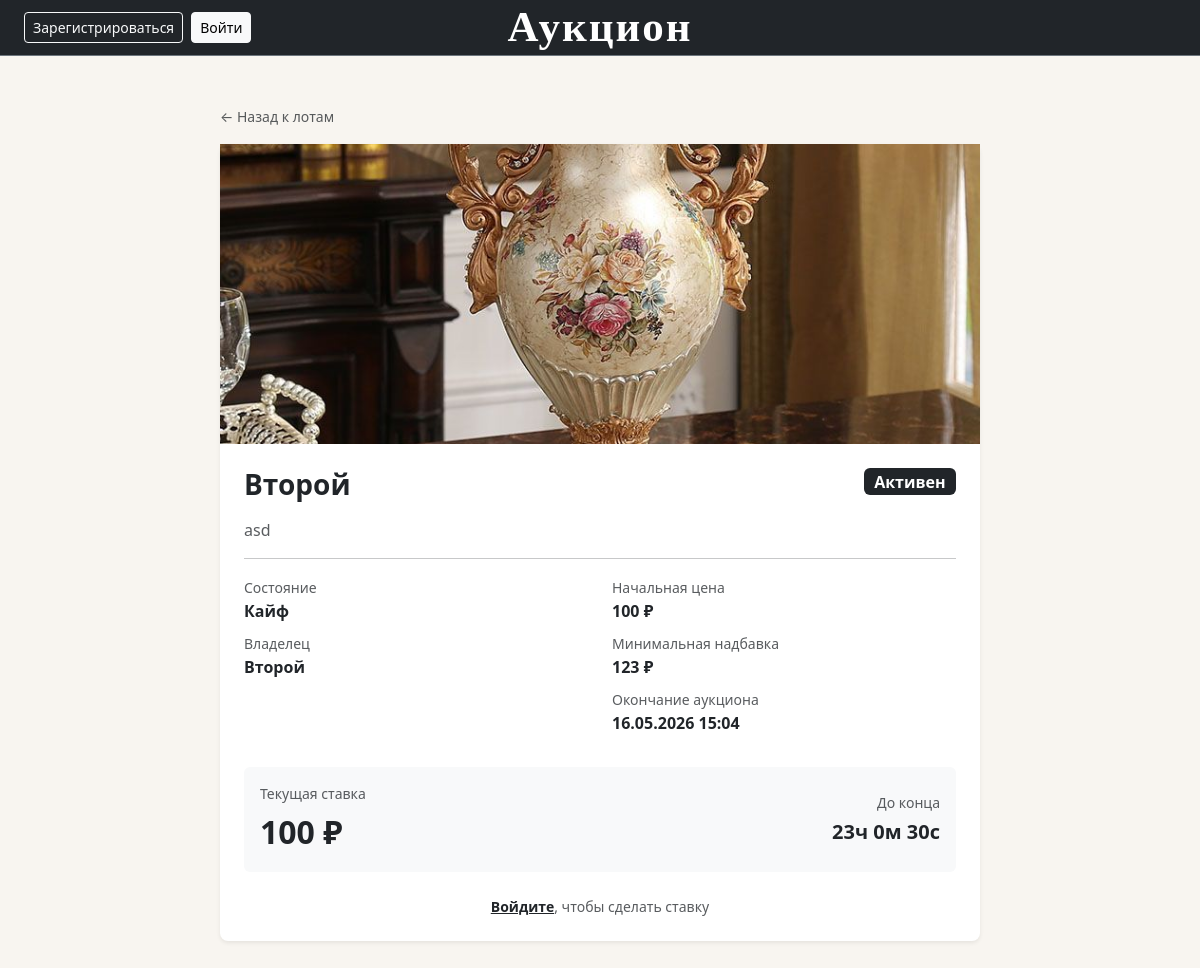
Screenshot of /lot_page/1 with the database file from the repository.
### data/lots.py (models this page shows)
class Lots(SqlAlchemyBase, SerializerMixin):
    __tablename__ = 'lots'
    id = sqlalchemy.Column(sqlalchemy.Integer,
                           primary_key=True,
                           autoincrement=True)
    name = sqlalchemy.Column(sqlalchemy.String, nullable=True) # имя лота
    file = sqlalchemy.Column(sqlalchemy.String, nullable=True) # название файла
    description = sqlalchemy.Column(sqlalchemy.String, nullable=True) # описание
    condition = sqlalchemy.Column(sqlalchemy.String, nullable=True) # состояние лота
    minimal_cost = sqlalchemy.Column(sqlalchemy.Integer, nullable=True) # минимальная цена
    minimum_premium = sqlalchemy.Column(sqlalchemy.Integer, nullable=True) # минимальная надбавка
    curr_cost = sqlalchemy.Column(sqlalchemy.Integer, nullable=True) # текущая максимальная стоимость товара
    owner_id = sqlalchemy.Column(sqlalchemy.Integer, sqlalchemy.ForeignKey("users.id")) # id собственника товара
    is_selled = sqlalchemy.Column(sqlalchemy.Boolean, default=False) # продан ли товар
    end_date = sqlalchemy.Column(sqlalchemy.DateTime, nullable=True) # дата окончания
    user = orm.relationship("User")

### data/users.py (models this page shows, shortened)
class User(SqlAlchemyBase, UserMixin, SerializerMixin):
    __tablename__ = 'users'
    id = sqlalchemy.Column(sqlalchemy.Integer, primary_key=True, autoincrement=True)
    name = sqlalchemy.Column(sqlalchemy.String, nullable=True) # имя пользователя, заполняется пользователем
    email = sqlalchemy.Column(sqlalchemy.String, index=True, unique=True, nullable=True) # его почта, заполняется пользователем
    hashed_password = sqlalchemy.Column(sqlalchemy.String, nullable=True) # пароль, заполняется пользователем
    modified_date = sqlalchemy.Column(sqlalchemy.DateTime, default=datetime.datetime.now) # дата создания
    balance = sqlalchemy.Column(sqlalchemy.Integer, autoincrement=True, default=0) # баланс, автоматически = 0
    lots = orm.relationship("Lots", back_populates='user') # связь с другой бд

### main.py (the view)
@app.route('/lot_page/<int:id>')
def lot_page(id):
    db_sess = db_session.create_session()
    try:
        lot = db_sess.query(Lots).filter(Lots.id == id).first()
        if not lot:
            abort(404)
        if lot.end_date and datetime.datetime.now() >= lot.end_date and not lot.is_selled:
            lot.is_selled = True
            db_sess.commit()
        return render_template('lot_page.html', lot=lot, csrf_tok=generate_csrf())
    finally:
        db_sess.close()

### data/db_session.py (called while the page is built)
def create_session() -> Session:
    global __factory
    return __factory()

### templates/lot_page.html (shortened to what this page needs)
{% extends "base.html" %}
{% block content %}
<div class="row justify-content-center mt-4 mb-5">
    <div class="col-md-8">
        <a href="/" class="text-muted small text-decoration-none">← Назад к лотам</a>
        <div class="card border-0 shadow-sm mt-3">
            {% if lot.file.endswith('.mp4') or lot.file.endswith('.webm') %}
                <video autoplay muted loop playsinline
                       class="card-img-top w-100"
                       style="object-fit: cover; height: 300px;">
                    <source src="{{ url_for('static', filename='img/lots_img/' + lot.file) }}" type="video/mp4">
                </video>
            {% else %}
                <img src="{{ url_for('static', filename='img/lots_img/' + lot.file) }}"
                     class="img-fluid w-100"
                     style="object-fit: cover; height: 300px;">
            {% endif %}
            <div class="card-body p-4">
                <div class="d-flex justify-content-between align-items-start mb-3">
                    <h3 class="fw-bold mb-0">{{ lot.name }}</h3>
                    {% if lot.is_selled %}
                    <span class="badge bg-secondary fs-6">Продан</span>
                    {% else %}
                    <span class="badge bg-dark fs-6">Активен</span>
                    {% endif %}
                </div>
                <p class="text-muted">{{ lot.description }}</p>
                <hr>
                <div class="row mb-3">
                    <div class="col-md-6">
                        <ul class="list-unstyled">
                            <li class="mb-2">
                                <span class="text-muted small">Состояние</span><br>
                                <span class="fw-semibold">{{ lot.condition }}</span>
                            </li>
                            <li class="mb-2">
                                <span class="text-muted small">Владелец</span><br>
                                <a href="/user/{{ lot.owner_id }}" class="text-dark fw-semibold text-decoration-none">
                                    {{ lot.user.name }}
                                </a>
                            </li>
                        </ul>
                    </div>
                    <div class="col-md-6">
                        <ul class="list-unstyled">
                            <li class="mb-2">
                                <span class="text-muted small">Начальная цена</span><br>
                                <span class="fw-semibold">{{ lot.minimal_cost }} ₽</span>
                            </li>
                            <li class="mb-2">
                                <span class="text-muted small">Минимальная надбавка</span><br>
                                <span class="fw-semibold">{{ lot.minimum_premium }} ₽</span>
                            </li>
                            <li class="mb-2">
                                <span class="text-muted small">Окончание аукциона</span><br>
                                <span class="fw-semibold">{{ lot.end_date.strftime('%d.%m.%Y %H:%M') if lot.end_date else '—' }}</span>
                            </li>
                        </ul>
                    </div>
                </div>
                <div class="p-3 bg-light rounded mb-4">
                    <div class="d-flex justify-content-between align-items-center">
                        <div>
                            <div class="text-muted small mb-1">Текущая ставка</div>
                            <div class="fw-bold" style="font-size: 2rem;">
                                {{ lot.curr_cost if lot.curr_cost else lot.minimal_cost }} ₽
                            </div>
                        </div>
                        {% if not lot.is_selled and lot.end_date %}
                        <div class="text-end">
                            <div class="text-muted small mb-1">До конца</div>
                            <div class="fw-bold fs-5" id="countdown"></div>
                        </div>
                        {% endif %}
                    </div>
                </div>
                {% if current_user.is_authenticated and not lot.is_selled and current_user.id != lot.owner_id %}
                {% set min_bid = (lot.curr_cost if lot.curr_cost else lot.minimal_cost) + lot.minimum_premium %}
                <form action="/lot_page/{{ lot.id }}/bid" method="post">
                    <input type="hidden" name="csrf_token" value="{{ csrf_tok }}">
                    <div class="input-group mb-2">
                        <span class="input-group-text"><i class="bi bi-currency-exchange"></i></span>
                        <input type="number"
                               name="amount"
                               class="form-control"
                               min="{{ min_bid }}"
                               placeholder="Мин. {{ min_bid }} ₽"
                               required>
                    </div>
                    <button type="submit" class="btn btn-dark w-100">Сделать ставку</button>
                </form>
                {% elif not current_user.is_authenticated %}
                <div class="text-center text-muted small">
                    <a href="/login" class="text-dark fw-semibold">Войдите</a>, чтобы сделать ставку
                </div>
                {% endif %}
            </div>
        </div>
    </div>
</div>
{% endblock %}

### static/css/style.css (style rules this page uses)
body { background-color: #f8f5f0; color: #1a1a1a; }
.card { background-color: #fff; border-radius: 8px; }
a { color: #1a1a1a; }
.card { transition: transform 0.15s, box-shadow 0.15s; }

### rows the page displays
Lots: file (picture), name "Второй", description "asd", condition "Кайф", minimal_cost "100", minimum_premium "123", end_date "16.05.2026 15:04", curr_cost "100"
User: user.name "Второй"
